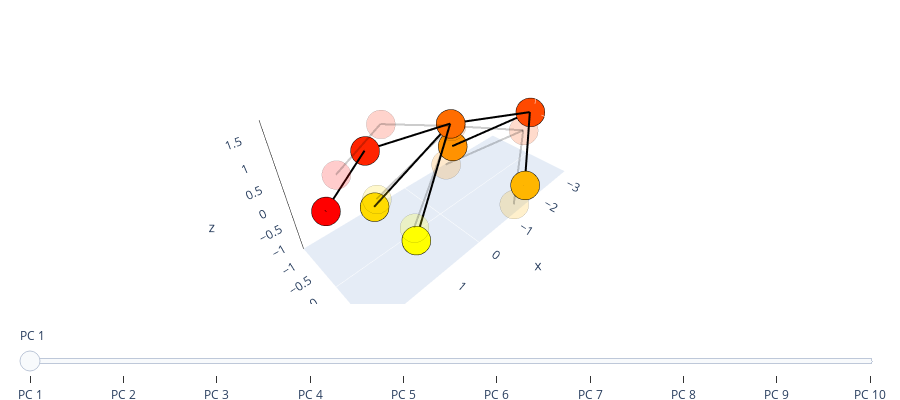

This figure's notebook cell:
### Markdown cell above
## Fit PCA

Run the cell below to fit a PCA model to aligned and centered keypoint coordinates.

- The model is saved to ``{project_dir}/pca.p`` and can be reloaded using ``kpms.load_pca``. 
- Two plots are generated: a cumulative [scree plot](https://en.wikipedia.org/wiki/Scree_plot) and a depiction of each PC, where translucent nodes/edges represent the mean pose and opaque nodes/edges represent a perturbation in the direction of the PC. 
- After fitting, edit `latent_dimension` in the config. This determines the dimension of the pose trajectory used to fit keypoint-MoSeq. A good heuristic is the number of dimensions needed to explain 90% of variance, or 10 dimensions - whichever is lower.

### Code cell
pca = kpms.fit_pca(**data, **config())
kpms.save_pca(pca, project_dir)

kpms.print_dims_to_explain_variance(pca, 0.9)
kpms.plot_scree(pca, project_dir=project_dir)
kpms.plot_pcs(pca, project_dir=project_dir, **config())

### Figure 1 — Plotly figure (JSON) as saved in the notebook; plotly's stock layout.template omitted (floating-point values rounded to 4 significant figures; data arrays with more than 128 entries replaced by an {"elided": "..."} marker saying what was removed)
{"data": [{"marker": {"color": [0, 0.1429, 0.2857, 0.4286, 0.5714, 0.7143, 0.8571, 1], "colorscale": {"elided": "255x2 mixed values"}, "line": {"color": "black", "width": 0.5}, "opacity": 1, "size": 10}, "mode": "markers", "type": "scatter3d", "visible": true, "x": [2.477, 1.645, -3.185, -0.2897, -1.572, -1.593, 1.282, 1.237], "y": [-0.005098, 0.03585, -0.005098, 0.02293, -1.182, 1.089, -0.6022, 0.647], "z": [0.5022, 1.281, 0.06172, 0.9563, -0.7767, -0.7514, -0.6191, -0.6535]}, {"line": {"color": "rgba(0,0,0,1)", "width": 4}, "mode": "lines", "type": "scatter3d", "visible": true, "x": [1.645, -0.2897], "y": [0.03585, 0.02293], "z": [1.281, 0.9563]}, {"line": {"color": "rgba(0,0,0,1)", "width": 4}, "mode": "lines", "type": "scatter3d", "visible": true, "x": [-0.2897, -3.185], "y": [0.02293, -0.005098], "z": [0.9563, 0.06172]}, {"line": {"color": "rgba(0,0,0,1)", "width": 4}, "mode": "lines", "type": "scatter3d", "visible": true, "x": [2.477, 1.645], "y": [-0.005098, 0.03585], "z": [0.5022, 1.281]}, {"line": {"color": "rgba(0,0,0,1)", "width": 4}, "mode": "lines", "type": "scatter3d", "visible": true, "x": [1.237, -0.2897], "y": [0.647, 0.02293], "z": [-0.6535, 0.9563]}, {"line": {"color": "rgba(0,0,0,1)", "width": 4}, "mode": "lines", "type": "scatter3d", "visible": true, "x": [-1.593, -3.185], "y": [1.089, -0.005098], "z": [-0.7514, 0.06172]}, {"line": {"color": "rgba(0,0,0,1)", "width": 4}, "mode": "lines", "type": "scatter3d", "visible": true, "x": [1.282, -0.2897], "y": [-0.6022, 0.02293], "z": [-0.6191, 0.9563]}, {"line": {"color": "rgba(0,0,0,1)", "width": 4}, "mode": "lines", "type": "scatter3d", "visible": true, "x": [-1.572, -3.185], "y": [-1.182, -0.005098], "z": [-0.7767, 0.06172]}, {"marker": {"color": [0, 0.1429, 0.2857, 0.4286, 0.5714, 0.7143, 0.8571, 1], "colorscale": {"elided": "255x2 mixed values"}, "line": {"color": "black", "width": 0.5}, "opacity": 1, "size": 10}, "mode": "markers", "type": "scatter3d", "visible": false, "x": [2.284, 1.422, -2.951, -0.2542, -1.905, -0.946, 1.162, 1.188], "y": [0.442, 0.4133, 0.442, 0.1317, -1.436, 0.7419, -0.9371, 0.2018], "z": [1.126, 1.653, -0.416, 0.8718, -1.299, -1.206, -0.3635, -0.3662]}, {"line": {"color": "rgba(0,0,0,1)", "width": 4}, "mode": "lines", "type": "scatter3d", "visible": false, "x": [1.422, -0.2542], "y": [0.4133, 0.1317], "z": [1.653, 0.8718]}, {"line": {"color": "rgba(0,0,0,1)", "width": 4}, "mode": "lines", "type": "scatter3d", "visible": false, "x": [-0.2542, -2.951], "y": [0.1317, 0.442], "z": [0.8718, -0.416]}, {"line": {"color": "rgba(0,0,0,1)", "width": 4}, "mode": "lines", "type": "scatter3d", "visible": false, "x": [2.284, 1.422], "y": [0.442, 0.4133], "z": [1.126, 1.653]}, {"line": {"color": "rgba(0,0,0,1)", "width": 4}, "mode": "lines", "type": "scatter3d", "visible": false, "x": [1.188, -0.2542], "y": [0.2018, 0.1317], "z": [-0.3662, 0.8718]}, {"line": {"color": "rgba(0,0,0,1)", "width": 4}, "mode": "lines", "type": "scatter3d", "visible": false, "x": [-0.946, -2.951], "y": [0.7419, 0.442], "z": [-1.206, -0.416]}, {"line": {"color": "rgba(0,0,0,1)", "width": 4}, "mode": "lines", "type": "scatter3d", "visible": false, "x": [1.162, -0.2542], "y": [-0.9371, 0.1317], "z": [-0.3635, 0.8718]}, {"line": {"color": "rgba(0,0,0,1)", "width": 4}, "mode": "lines", "type": "scatter3d", "visible": false, "x": [-1.905, -2.951], "y": [-1.436, 0.442], "z": [-1.299, -0.416]}, {"marker": {"color": [0, 0.1429, 0.2857, 0.4286, 0.5714, 0.7143, 0.8571, 1], "colorscale": {"elided": "255x2 mixed values"}, "line": {"color": "black", "width": 0.5}, "opacity": 1, "size": 10}, "mode": "markers", "type": "scatter3d", "visible": false, "x": [1.697, 0.8621, -2.909, -0.5085, -0.8608, -0.6361, 1.197, 1.158], "y": [0.09477, 0.09018, 0.09477, 0.04006, -1.269, 1.053, -0.5721, 0.468], "z": [0.7548, 1.519, -0.2779, 0.9967, -0.9114, -0.9036, -0.564, -0.614]}, {"line": {"color": "rgba(0,0,0,1)", "width": 4}, "mode": "lines", "type": "scatter3d", "visible": false, "x": [0.8621, -0.5085], "y": [0.09018, 0.04006], "z": [1.519, 0.9967]}, {"line": {"color": "rgba(0,0,0,1)", "width": 4}, "mode": "lines", "type": "scatter3d", "visible": false, "x": [-0.5085, -2.909], "y": [0.04006, 0.09477], "z": [0.9967, -0.2779]}, {"line": {"color": "rgba(0,0,0,1)", "width": 4}, "mode": "lines", "type": "scatter3d", "visible": false, "x": [1.697, 0.8621], "y": [0.09477, 0.09018], "z": [0.7548, 1.519]}, {"line": {"color": "rgba(0,0,0,1)", "width": 4}, "mode": "lines", "type": "scatter3d", "visible": false, "x": [1.158, -0.5085], "y": [0.468, 0.04006], "z": [-0.614, 0.9967]}, {"line": {"color": "rgba(0,0,0,1)", "width": 4}, "mode": "lines", "type": "scatter3d", "visible": false, "x": [-0.6361, -2.909], "y": [1.053, 0.09477], "z": [-0.9036, -0.2779]}, {"line": {"color": "rgba(0,0,0,1)", "width": 4}, "mode": "lines", "type": "scatter3d", "visible": false, "x": [1.197, -0.5085], "y": [-0.5721, 0.04006], "z": [-0.564, 0.9967]}, {"line": {"color": "rgba(0,0,0,1)", "width": 4}, "mode": "lines", "type": "scatter3d", "visible": false, "x": [-0.8608, -2.909], "y": [-1.269, 0.09477], "z": [-0.9114, -0.2779]}, {"marker": {"color": [0, 0.1429, 0.2857, 0.4286, 0.5714, 0.7143, 0.8571, 1], "colorscale": {"elided": "255x2 mixed values"}, "line": {"color": "black", "width": 0.5}, "opacity": 1, "size": 10}, "mode": "markers", "type": "scatter3d", "visible": false, "x": [2.224, 1.535, -2.649, -0.1906, -1.084, -1.276, 0.6952, 0.7446], "y": [-0.01342, 0.06301, -0.01342, 0.04455, -1.03, 0.9708, -0.5915, 0.5705], "z": [0.5492, 1.38, -0.4326, 0.8754, -1.289, -1.24, 0.09625, 0.06044]}, {"line": {"color": "rgba(0,0,0,1)", "width": 4}, "mode": "lines", "type": "scatter3d", "visible": false, "x": [1.535, -0.1906], "y": [0.06301, 0.04455], "z": [1.38, 0.8754]}, {"line": {"color": "rgba(0,0,0,1)", "width": 4}, "mode": "lines", "type": "scatter3d", "visible": false, "x": [-0.1906, -2.649], "y": [0.04455, -0.01342], "z": [0.8754, -0.4326]}, {"line": {"color": "rgba(0,0,0,1)", "width": 4}, "mode": "lines", "type": "scatter3d", "visible": false, "x": [2.224, 1.535], "y": [-0.01342, 0.06301], "z": [0.5492, 1.38]}, {"line": {"color": "rgba(0,0,0,1)", "width": 4}, "mode": "lines", "type": "scatter3d", "visible": false, "x": [0.7446, -0.1906], "y": [0.5705, 0.04455], "z": [0.06044, 0.8754]}, {"line": {"color": "rgba(0,0,0,1)", "width": 4}, "mode": "lines", "type": "scatter3d", "visible": false, "x": [-1.276, -2.649], "y": [0.9708, -0.01342], "z": [-1.24, -0.4326]}, {"line": {"color": "rgba(0,0,0,1)", "width": 4}, "mode": "lines", "type": "scatter3d", "visible": false, "x": [0.6952, -0.1906], "y": [-0.5915, 0.04455], "z": [0.09625, 0.8754]}, {"line": {"color": "rgba(0,0,0,1)", "width": 4}, "mode": "lines", "type": "scatter3d", "visible": false, "x": [-1.084, -2.649], "y": [-1.03, -0.01342], "z": [-1.289, -0.4326]}, {"marker": {"color": [0, 0.1429, 0.2857, 0.4286, 0.5714, 0.7143, 0.8571, 1], "colorscale": {"elided": "255x2 mixed values"}, "line": {"color": "black", "width": 0.5}, "opacity": 1, "size": 10}, "mode": "markers", "type": "scatter3d", "visible": false, "x": [2.393, 1.541, -2.648, -0.1881, -1.201, -1.266, 0.7034, 0.6662], "y": [-0.02125, 0.06519, -0.02125, -0.02471, -1.099, 0.9558, -0.5074, 0.6528], "z": [1.466, 1.889, -0.4306, 1.008, -1.104, -1.052, -0.8443, -0.9322]}, {"line": {"color": "rgba(0,0,0,1)", "width": 4}, "mode": "lines", "type": "scatter3d", "visible": false, "x": [1.541, -0.1881], "y": [0.06519, -0.02471], "z": [1.889, 1.008]}, {"line": {"color": "rgba(0,0,0,1)", "width": 4}, "mode": "lines", "type": "scatter3d", "visible": false, "x": [-0.1881, -2.648], "y": [-0.02471, -0.02125], "z": [1.008, -0.4306]}, {"line": {"color": "rgba(0,0,0,1)", "width": 4}, "mode": "lines", "type": "scatter3d", "visible": false, "x": [2.393, 1.541], "y": [-0.02125, 0.06519], "z": [1.466, 1.889]}, {"line": {"color": "rgba(0,0,0,1)", "width": 4}, "mode": "lines", "type": "scatter3d", "visible": false, "x": [0.6662, -0.1881], "y": [0.6528, -0.02471], "z": [-0.9322, 1.008]}, {"line": {"color": "rgba(0,0,0,1)", "width": 4}, "mode": "lines", "type": "scatter3d", "visible": false, "x": [-1.266, -2.648], "y": [0.9558, -0.02125], "z": [-1.052, -0.4306]}, {"line": {"color": "rgba(0,0,0,1)", "width": 4}, "mode": "lines", "type": "scatter3d", "visible": false, "x": [0.7034, -0.1881], "y": [-0.5074, -0.02471], "z": [-0.8443, 1.008]}, {"line": {"color": "rgba(0,0,0,1)", "width": 4}, "mode": "lines", "type": "scatter3d", "visible": false, "x": [-1.201, -2.648], "y": [-1.099, -0.02125], "z": [-1.104, -0.4306]}, {"marker": {"color": [0, 0.1429, 0.2857, 0.4286, 0.5714, 0.7143, 0.8571, 1], "colorscale": {"elided": "255x2 mixed values"}, "line": {"color": "black", "width": 0.5}, "opacity": 1, "size": 10}, "mode": "markers", "type": "scatter3d", "visible": false, "x": [2.167, 1.299, -3.007, -0.309, -1.026, -1.583, 0.9349, 1.524], "y": [0.09239, 0.007049, 0.09239, 0.1079, -0.6587, 1.518, -1.165, 0.00603], "z": [1.137, 1.665, -0.3755, 0.8989, -1.187, -1.194, -0.4104, -0.5328]}, {"line": {"color": "rgba(0,0,0,1)", "width": 4}, "mode": "lines", "type": "scatter3d", "visible": false, "x": [1.299, -0.309], "y": [0.007049, 0.1079], "z": [1.665, 0.8989]}, {"line": {"color": "rgba(0,0,0,1)", "width": 4}, "mode": "lines", "type": "scatter3d", "visible": false, "x": [-0.309, -3.007], "y": [0.1079, 0.09239], "z": [0.8989, -0.3755]}, {"line": {"color": "rgba(0,0,0,1)", "width": 4}, "mode": "lines", "type": "scatter3d", "visible": false, "x": [2.167, 1.299], "y": [0.09239, 0.007049], "z": [1.137, 1.665]}, {"line": {"color": "rgba(0,0,0,1)", "width": 4}, "mode": "lines", "type": "scatter3d", "visible": false, "x": [1.524, -0.309], "y": [0.00603, 0.1079], "z": [-0.5328, 0.8989]}, {"line": {"color": "rgba(0,0,0,1)", "width": 4}, "mode": "lines", "type": "scatter3d", "visible": false, "x": [-1.583, -3.007], "y": [1.518, 0.09239], "z": [-1.194, -0.3755]}, {"line": {"color": "rgba(0,0,0,1)", "width": 4}, "mode": "lines", "type": "scatter3d", "visible": false, "x": [0.9349, -0.309], "y": [-1.165, 0.1079], "z": [-0.4104, 0.8989]}, {"line": {"color": "rgba(0,0,0,1)", "width": 4}, "mode": "lines", "type": "scatter3d", "visible": false, "x": [-1.026, -3.007], "y": [-0.6587, 0.09239], "z": [-1.187, -0.3755]}, {"marker": {"color": [0, 0.1429, 0.2857, 0.4286, 0.5714, 0.7143, 0.8571, 1], "colorscale": {"elided": "255x2 mixed values"}, "line": {"color": "black", "width": 0.5}, "opacity": 1, "size": 10}, "mode": "markers", "type": "scatter3d", "visible": false, "x": [2.217, 1.339, -2.958, -0.3316, -1.521, -1.089, 1.891, 0.4531], "y": [0.03804, -0.2741, 0.03804, -0.1285, -0.7585, 1.397, -0.6918, 0.3799], "z": [1.066, 1.633, -0.4106, 0.8922, -1.167, -1.244, -0.4142, -0.3563]}, {"line": {"color": "rgba(0,0,0,1)", "width": 4}, "mode": "lines", "type": "scatter3d", "visible": false, "x": [1.339, -0.3316], "y": [-0.2741, -0.1285], "z": [1.633, 0.8922]}, {"line": {"color": "rgba(0,0,0,1)", "width": 4}, "mode": "lines", "type": "scatter3d", "visible": false, "x": [-0.3316, -2.958], "y": [-0.1285, 0.03804], "z": [0.8922, -0.4106]}, {"line": {"color": "rgba(0,0,0,1)", "width": 4}, "mode": "lines", "type": "scatter3d", "visible": false, "x": [2.217, 1.339], "y": [0.03804, -0.2741], "z": [1.066, 1.633]}, {"line": {"color": "rgba(0,0,0,1)", "width": 4}, "mode": "lines", "type": "scatter3d", "visible": false, "x": [0.4531, -0.3316], "y": [0.3799, -0.1285], "z": [-0.3563, 0.8922]}, {"line": {"color": "rgba(0,0,0,1)", "width": 4}, "mode": "lines", "type": "scatter3d", "visible": false, "x": [-1.089, -2.958], "y": [1.397, 0.03804], "z": [-1.244, -0.4106]}, {"line": {"color": "rgba(0,0,0,1)", "width": 4}, "mode": "lines", "type": "scatter3d", "visible": false, "x": [1.891, -0.3316], "y": [-0.6918, -0.1285], "z": [-0.4142, 0.8922]}, {"line": {"color": "rgba(0,0,0,1)", "width": 4}, "mode": "lines", "type": "scatter3d", "visible": false, "x": [-1.521, -2.958], "y": [-0.7585, 0.03804], "z": [-1.167, -0.4106]}, {"marker": {"color": [0, 0.1429, 0.2857, 0.4286, 0.5714, 0.7143, 0.8571, 1], "colorscale": {"elided": "255x2 mixed values"}, "line": {"color": "black", "width": 0.5}, "opacity": 1, "size": 10}, "mode": "markers", "type": "scatter3d", "visible": false, "x": [2.235, 1.359, -2.903, -0.3743, -1.619, -1.133, 0.9946, 1.441], "y": [0.004952, -0.2293, 0.004952, -0.148, -0.907, 1.072, 0.2826, -0.08052], "z": [1.012, 1.635, -0.4642, 0.9013, -1.112, -1.173, -0.3192, -0.4799]}, {"line": {"color": "rgba(0,0,0,1)", "width": 4}, "mode": "lines", "type": "scatter3d", "visible": false, "x": [1.359, -0.3743], "y": [-0.2293, -0.148], "z": [1.635, 0.9013]}, {"line": {"color": "rgba(0,0,0,1)", "width": 4}, "mode": "lines", "type": "scatter3d", "visible": false, "x": [-0.3743, -2.903], "y": [-0.148, 0.004952], "z": [0.9013, -0.4642]}, {"line": {"color": "rgba(0,0,0,1)", "width": 4}, "mode": "lines", "type": "scatter3d", "visible": false, "x": [2.235, 1.359], "y": [0.004952, -0.2293], "z": [1.012, 1.635]}, {"line": {"color": "rgba(0,0,0,1)", "width": 4}, "mode": "lines", "type": "scatter3d", "visible": false, "x": [1.441, -0.3743], "y": [-0.08052, -0.148], "z": [-0.4799, 0.9013]}, {"line": {"color": "rgba(0,0,0,1)", "width": 4}, "mode": "lines", "type": "scatter3d", "visible": false, "x": [-1.133, -2.903], "y": [1.072, 0.004952], "z": [-1.173, -0.4642]}, {"line": {"color": "rgba(0,0,0,1)", "width": 4}, "mode": "lines", "type": "scatter3d", "visible": false, "x": [0.9946, -0.3743], "y": [0.2826, -0.148], "z": [-0.3192, 0.9013]}, {"line": {"color": "rgba(0,0,0,1)", "width": 4}, "mode": "lines", "type": "scatter3d", "visible": false, "x": [-1.619, -2.903], "y": [-0.907, 0.004952], "z": [-1.112, -0.4642]}, {"marker": {"color": [0, 0.1429, 0.2857, 0.4286, 0.5714, 0.7143, 0.8571, 1], "colorscale": {"elided": "255x2 mixed values"}, "line": {"color": "black", "width": 0.5}, "opacity": 1, "size": 10}, "mode": "markers", "type": "scatter3d", "visible": false, "x": [2.163, 1.304, -2.929, -0.2992, -0.9227, -1.762, 1.558, 0.8874], "y": [-0.02228, 0.5666, -0.02228, 0.2755, -1.259, 0.804, -0.2779, -0.06409], "z": [1.038, 1.633, -0.3955, 0.8969, -1.204, -1.074, -0.7257, -0.1685]}, {"line": {"color": "rgba(0,0,0,1)", "width": 4}, "mode": "lines", "type": "scatter3d", "visible": false, "x": [1.304, -0.2992], "y": [0.5666, 0.2755], "z": [1.633, 0.8969]}, {"line": {"color": "rgba(0,0,0,1)", "width": 4}, "mode": "lines", "type": "scatter3d", "visible": false, "x": [-0.2992, -2.929], "y": [0.2755, -0.02228], "z": [0.8969, -0.3955]}, {"line": {"color": "rgba(0,0,0,1)", "width": 4}, "mode": "lines", "type": "scatter3d", "visible": false, "x": [2.163, 1.304], "y": [-0.02228, 0.5666], "z": [1.038, 1.633]}, {"line": {"color": "rgba(0,0,0,1)", "width": 4}, "mode": "lines", "type": "scatter3d", "visible": false, "x": [0.8874, -0.2992], "y": [-0.06409, 0.2755], "z": [-0.1685, 0.8969]}, {"line": {"color": "rgba(0,0,0,1)", "width": 4}, "mode": "lines", "type": "scatter3d", "visible": false, "x": [-1.762, -2.929], "y": [0.804, -0.02228], "z": [-1.074, -0.3955]}, {"line": {"color": "rgba(0,0,0,1)", "width": 4}, "mode": "lines", "type": "scatter3d", "visible": false, "x": [1.558, -0.2992], "y": [-0.2779, 0.2755], "z": [-0.7257, 0.8969]}, {"line": {"color": "rgba(0,0,0,1)", "width": 4}, "mode": "lines", "type": "scatter3d", "visible": false, "x": [-0.9227, -2.929], "y": [-1.259, -0.02228], "z": [-1.204, -0.3955]}, {"marker": {"color": [0, 0.1429, 0.2857, 0.4286, 0.5714, 0.7143, 0.8571, 1], "colorscale": {"elided": "255x2 mixed values"}, "line": {"color": "black", "width": 0.5}, "opacity": 1, "size": 10}, "mode": "markers", "type": "scatter3d", "visible": false, "x": [2.161, 1.283, -2.939, -0.2953, -1.218, -1.469, 1.445, 1.032], "y": [-0.03654, 0.2978, -0.03654, 0.1071, -1.215, 0.9755, -0.4942, 0.4024], "z": [1.046, 1.63, -0.395, 0.8913, -1.222, -1.154, 0.4445, -1.24]}, {"line": {"color": "rgba(0,0,0,1)", "width": 4}, "mode": "lines", "type": "scatter3d", "visible": false, "x": [1.283, -0.2953], "y": [0.2978, 0.1071], "z": [1.63, 0.8913]}, {"line": {"color": "rgba(0,0,0,1)", "width": 4}, "mode": "lines", "type": "scatter3d", "visible": false, "x": [-0.2953, -2.939], "y": [0.1071, -0.03654], "z": [0.8913, -0.395]}, {"line": {"color": "rgba(0,0,0,1)", "width": 4}, "mode": "lines", "type": "scatter3d", "visible": false, "x": [2.161, 1.283], "y": [-0.03654, 0.2978], "z": [1.046, 1.63]}, {"line": {"color": "rgba(0,0,0,1)", "width": 4}, "mode": "lines", "type": "scatter3d", "visible": false, "x": [1.032, -0.2953], "y": [0.4024, 0.1071], "z": [-1.24, 0.8913]}, {"line": {"color": "rgba(0,0,0,1)", "width": 4}, "mode": "lines", "type": "scatter3d", "visible": false, "x": [-1.469, -2.939], "y": [0.9755, -0.03654], "z": [-1.154, -0.395]}, {"line": {"color": "rgba(0,0,0,1)", "width": 4}, "mode": "lines", "type": "scatter3d", "visible": false, "x": [1.445, -0.2953], "y": [-0.4942, 0.1071], "z": [0.4445, 0.8913]}, {"line": {"color": "rgba(0,0,0,1)", "width": 4}, "mode": "lines", "type": "scatter3d", "visible": false, "x": [-1.218, -2.939], "y": [-1.215, -0.03654], "z": [-1.222, -0.395]}, {"marker": {"color": [0, 0.1429, 0.2857, 0.4286, 0.5714, 0.7143, 0.8571, 1], "colorscale": {"elided": "255x2 mixed values"}, "line": {"color": "black", "width": 0.5}, "opacity": 0.2, "size": 10}, "mode": "markers", "type": "scatter3d", "visible": true, "x": [2.178, 1.307, -2.984, -0.3144, -1.293, -1.327, 1.242, 1.191], "y": [-0.0008666, 0.05863, -0.0008666, 0.02331, -1.15, 1.041, -0.5344, 0.563], "z": [1.073, 1.636, -0.3921, 0.893, -1.209, -1.193, -0.3873, -0.4202]}, {"line": {"color": "rgba(0,0,0,0.2)", "width": 4}, "mode": "lines", "type": "scatter3d", "visible": true, "x": [1.307, -0.3144], "y": [0.05863, 0.02331], "z": [1.636, 0.893]}, {"line": {"color": "rgba(0,0,0,0.2)", "width": 4}, "mode": "lines", "type": "scatter3d", "visible": true, "x": [-0.3144, -2.984], "y": [0.02331, -0.0008666], "z": [0.893, -0.3921]}, {"line": {"color": "rgba(0,0,0,0.2)", "width": 4}, "mode": "lines", "type": "scatter3d", "visible": true, "x": [2.178, 1.307], "y": [-0.0008666, 0.05863], "z": [1.073, 1.636]}, {"line": {"color": "rgba(0,0,0,0.2)", "width": 4}, "mode": "lines", "type": "scatter3d", "visible": true, "x": [1.191, -0.3144], "y": [0.563, 0.02331], "z": [-0.4202, 0.893]}, {"line": {"color": "rgba(0,0,0,0.2)", "width": 4}, "mode": "lines", "type": "scatter3d", "visible": true, "x": [-1.327, -2.984], "y": [1.041, -0.0008666], "z": [-1.193, -0.3921]}, {"line": {"color": "rgba(0,0,0,0.2)", "width": 4}, "mode": "lines", "type": "scatter3d", "visible": true, "x": [1.242, -0.3144], "y": [-0.5344, 0.02331], "z": [-0.3873, 0.893]}, {"line": {"color": "rgba(0,0,0,0.2)", "width": 4}, "mode": "lines", "type": "scatter3d", "visible": true, "x": [-1.293, -2.984], "y": [-1.15, -0.0008666], "z": [-1.209, -0.3921]}], "layout": {"height": 400, "margin": {"b": 0, "l": 20, "pad": 10, "r": 20, "t": 0}, "scene": {"aspectmode": "data", "bgcolor": "white", "domain": {"x": [0, 1], "y": [0, 1]}, "xaxis": {"showbackground": false, "showgrid": false}, "yaxis": {"showbackground": false, "showgrid": false}, "zaxis": {"linecolor": "black", "showgrid": false, "showline": true}}, "showlegend": false, "sliders": [{"steps": [{"args": [{"visible": [true, true, true, true, true, true, true, true, false, false, false, false, false, false, false, false, false, false, false, false, false, false, false, false, false, false, false, false, false, false, false, false, false, false, false, false, false, false, false, false, false, false, false, false, false, false, false, false, false, false, false, false, false, false, false, false, false, false, false, false, false, false, false, false, false, false, false, false, false, false, false, false, false, false, false, false, false, false, false, false, true, true, true, true, true, true, true, true]}], "label": "PC 1", "method": "update"}, {"args": [{"visible": [false, false, false, false, false, false, false, false, true, true, true, true, true, true, true, true, false, false, false, false, false, false, false, false, false, false, false, false, false, false, false, false, false, false, false, false, false, false, false, false, false, false, false, false, false, false, false, false, false, false, false, false, false, false, false, false, false, false, false, false, false, false, false, false, false, false, false, false, false, false, false, false, false, false, false, false, false, false, false, false, true, true, true, true, true, true, true, true]}], "label": "PC 2", "method": "update"}, {"args": [{"visible": [false, false, false, false, false, false, false, false, false, false, false, false, false, false, false, false, true, true, true, true, true, true, true, true, false, false, false, false, false, false, false, false, false, false, false, false, false, false, false, false, false, false, false, false, false, false, false, false, false, false, false, false, false, false, false, false, false, false, false, false, false, false, false, false, false, false, false, false, false, false, false, false, false, false, false, false, false, false, false, false, true, true, true, true, true, true, true, true]}], "label": "PC 3", "method": "update"}, {"args": [{"visible": [false, false, false, false, false, false, false, false, false, false, false, false, false, false, false, false, false, false, false, false, false, false, false, false, true, true, true, true, true, true, true, true, false, false, false, false, false, false, false, false, false, false, false, false, false, false, false, false, false, false, false, false, false, false, false, false, false, false, false, false, false, false, false, false, false, false, false, false, false, false, false, false, false, false, false, false, false, false, false, false, true, true, true, true, true, true, true, true]}], "label": "PC 4", "method": "update"}, {"args": [{"visible": [false, false, false, false, false, false, false, false, false, false, false, false, false, false, false, false, false, false, false, false, false, false, false, false, false, false, false, false, false, false, false, false, true, true, true, true, true, true, true, true, false, false, false, false, false, false, false, false, false, false, false, false, false, false, false, false, false, false, false, false, false, false, false, false, false, false, false, false, false, false, false, false, false, false, false, false, false, false, false, false, true, true, true, true, true, true, true, true]}], "label": "PC 5", "method": "update"}, {"args": [{"visible": [false, false, false, false, false, false, false, false, false, false, false, false, false, false, false, false, false, false, false, false, false, false, false, false, false, false, false, false, false, false, false, false, false, false, false, false, false, false, false, false, true, true, true, true, true, true, true, true, false, false, false, false, false, false, false, false, false, false, false, false, false, false, false, false, false, false, false, false, false, false, false, false, false, false, false, false, false, false, false, false, true, true, true, true, true, true, true, true]}], "label": "PC 6", "method": "update"}, {"args": [{"visible": [false, false, false, false, false, false, false, false, false, false, false, false, false, false, false, false, false, false, false, false, false, false, false, false, false, false, false, false, false, false, false, false, false, false, false, false, false, false, false, false, false, false, false, false, false, false, false, false, true, true, true, true, true, true, true, true, false, false, false, false, false, false, false, false, false, false, false, false, false, false, false, false, false, false, false, false, false, false, false, false, true, true, true, true, true, true, true, true]}], "label": "PC 7", "method": "update"}, {"args": [{"visible": [false, false, false, false, false, false, false, false, false, false, false, false, false, false, false, false, false, false, false, false, false, false, false, false, false, false, false, false, false, false, false, false, false, false, false, false, false, false, false, false, false, false, false, false, false, false, false, false, false, false, false, false, false, false, false, false, true, true, true, true, true, true, true, true, false, false, false, false, false, false, false, false, false, false, false, false, false, false, false, false, true, true, true, true, true, true, true, true]}], "label": "PC 8", "method": "update"}, {"args": [{"visible": [false, false, false, false, false, false, false, false, false, false, false, false, false, false, false, false, false, false, false, false, false, false, false, false, false, false, false, false, false, false, false, false, false, false, false, false, false, false, false, false, false, false, false, false, false, false, false, false, false, false, false, false, false, false, false, false, false, false, false, false, false, false, false, false, true, true, true, true, true, true, true, true, false, false, false, false, false, false, false, false, true, true, true, true, true, true, true, true]}], "label": "PC 9", "method": "update"}, {"args": [{"visible": [false, false, false, false, false, false, false, false, false, false, false, false, false, false, false, false, false, false, false, false, false, false, false, false, false, false, false, false, false, false, false, false, false, false, false, false, false, false, false, false, false, false, false, false, false, false, false, false, false, false, false, false, false, false, false, false, false, false, false, false, false, false, false, false, false, false, false, false, false, false, false, false, true, true, true, true, true, true, true, true, true, true, true, true, true, true, true, true]}], "label": "PC 10", "method": "update"}]}]}}
